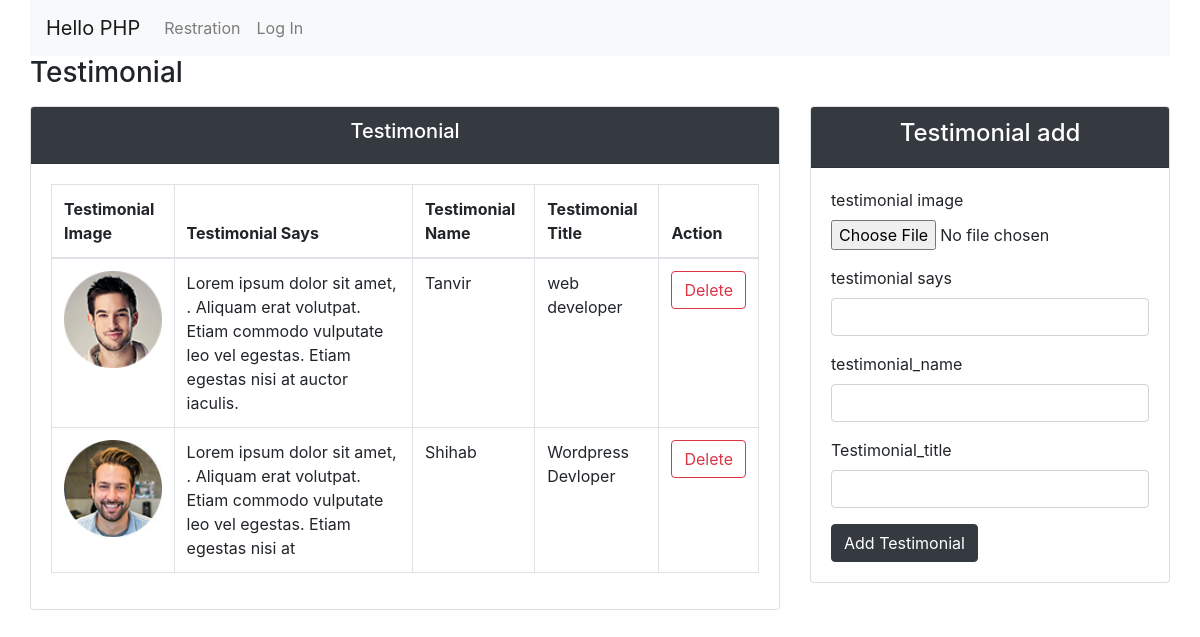
The page /testimonial.php on the database its author committed.
### tables this page shows
CREATE TABLE `testimonial` (
  `id` int(11) NOT NULL,
  `testimonial_image` varchar(100) NOT NULL,
  `testimonial_say` text NOT NULL,
  `testimonial_name` varchar(50) NOT NULL,
  `testimonial_title` varchar(100) NOT NULL
);

### testimonial.php (the view, shortened to what this page needs)
<?php
    require_once 'includes/header.php';
    require_once 'includes/nav.php';
    require_once 'includes/db.php';
    $testimonial_query = "SELECT * FROM testimonial";
    $testimonial_db = mysqli_query($db_connect, $testimonial_query);
?>
   <h3>Testimonial</h3>
    <div class="row mt-3">
        <div class="col-lg-8">
            <div class="card mb-3">
                <div class="card-header bg-dark text-white text-center">
                    <h5>Testimonial</h5>
                </div>
                <div class="card-body">
                    <table class="table table-hover table-bordered">
                        <thead>
                            <tr>
                                <th scope="col">Testimonial Image</th>
                                <th scope="col">Testimonial Says</th>
                                <th scope="col">Testimonial Name</th>
                                <th scope="col">Testimonial Title</th>
                                <th scope="col">Action</th>
                            </tr>
                        </thead>
                        <tbody>
                            <?php
                            foreach($testimonial_db as $testi):
                        ?>
                            <tr>
                                <td><img src="image/testimonial_image/<?=$testi['testimonial_image']?>" class="img-fluid w-100" alt="not found"></td>
                                <td><?=$testi['testimonial_say']?></td>
                                <td><?=$testi['testimonial_name']?></td>
                                <td><?=$testi['testimonial_title']?></td>
                                <td><a href="testimonial_delete.php?id=<?=$testi['id']?>" class="btn btn-outline-danger">Delete</a></td>
                            </tr>
                            <?php endforeach;?>
                        </tbody>
                    </table>
                </div>
            </div>
        </div>
        <div class="col-4">
            <div class="card mb-3">
                <div class="card-header bg-dark text-white text-center">
                    <h4>Testimonial add</h4>
                </div>
                <div class="card-body">
                    <form action="testimonial_post.php" method="POST" enctype="multipart/form-data">
                        <div class="form-group">
                            <label>testimonial image</label>
                            <input type="file" class="form-control-file" name="testi_img">
                        </div>
                        <div class="form-group">
                            <label>testimonial says</label>
                            <input type="text" class="form-control" name="testi_say">
                        </div>
                        <div class="form-group">
                            <label>testimonial_name</label>
                            <input type="text" class="form-control" name="testi_name">
                        </div>
                        <div class="form-group">
                            <label>Testimonial_title</label>
                            <input type="text" class="form-control" name="testi_title">
                        </div>
                        <button type="submit" class="btn btn-dark">Add Testimonial</button>
                    </form>
                </div>
            </div>
        </div>
    </div>
    <?php
    require_once 'includes/footer.php';
?>

### rows shown on the page
testimonial: testimonial_image (picture), testimonial_say "Lorem ipsum dolor sit amet, . Aliquam erat volutpat. Etiam commodo vulputate leo vel egestas. Etiam egestas nisi at auctor iaculis.", testimonial_name "Tanvir", testimonial_title "web developer"
testimonial: testimonial_image (picture), testimonial_say "Lorem ipsum dolor sit amet, . Aliquam erat volutpat. Etiam commodo vulputate leo vel egestas. Etiam egestas nisi at", testimonial_name "Shihab", testimonial_title "Wordpress Devloper"
